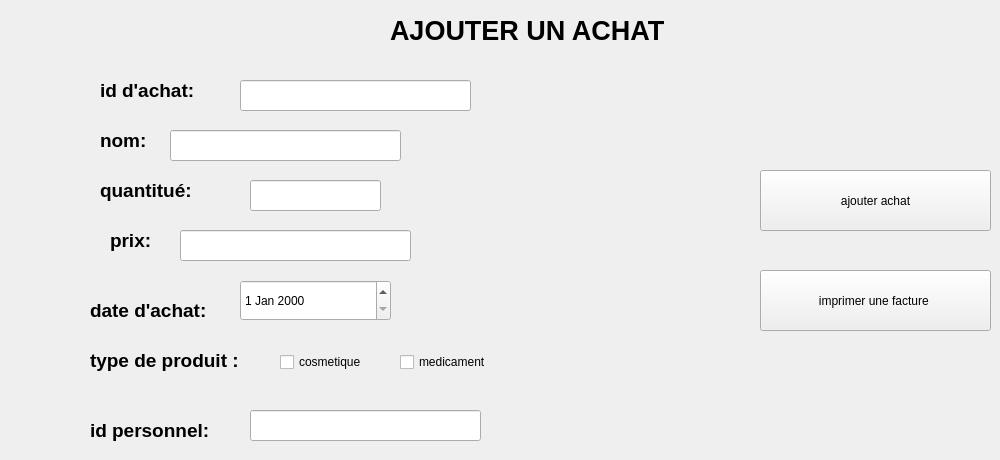
      <widget class="QWidget" name="tab_11">
       <attribute name="title">
        <string>ajouter</string>
       </attribute>
       <widget class="QLabel" name="label_31">
        <property name="geometry">
         <rect>
          <x>100</x>
          <y>170</y>
          <width>251</width>
          <height>41</height>
         </rect>
        </property>
        <property name="font">
         <font>
          <pointsize>14</pointsize>
          <bold>true</bold>
         </font>
        </property>
        <property name="text">
         <string>quantitué:</string>
        </property>
       </widget>
       <widget class="QCheckBox" name="checkBox_4">
        <property name="geometry">
         <rect>
          <x>400</x>
          <y>350</y>
          <width>121</width>
          <height>24</height>
         </rect>
        </property>
        <property name="text">
         <string>medicament</string>
        </property>
       </widget>
       <widget class="QLabel" name="label_50">
        <property name="geometry">
         <rect>
          <x>90</x>
          <y>290</y>
          <width>221</width>
          <height>41</height>
         </rect>
        </property>
        <property name="font">
         <font>
          <pointsize>14</pointsize>
          <bold>true</bold>
         </font>
        </property>
        <property name="text">
         <string>date d'achat:</string>
        </property>
       </widget>
       <widget class="QLabel" name="label_32">
        <property name="geometry">
         <rect>
          <x>90</x>
          <y>410</y>
          <width>221</width>
          <height>41</height>
         </rect>
        </property>
        <property name="font">
         <font>
          <pointsize>14</pointsize>
          <bold>true</bold>
         </font>
        </property>
        <property name="text">
         <string>id personnel:</string>
        </property>
       </widget>
       <widget class="QLabel" name="label_30">
        <property name="geometry">
         <rect>
          <x>110</x>
          <y>220</y>
          <width>251</width>
          <height>41</height>
         </rect>
        </property>
        <property name="font">
         <font>
          <pointsize>14</pointsize>
          <bold>true</bold>
         </font>
        </property>
        <property name="text">
         <string>prix:</string>
        </property>
       </widget>
       <widget class="QPushButton" name="pushButton_3">
        <property name="geometry">
         <rect>
          <x>760</x>
          <y>270</y>
          <width>231</width>
          <height>61</height>
         </rect>
        </property>
        <property name="text">
         <string>imprimer une facture </string>
        </property>
       </widget>
       <widget class="QCheckBox" name="checkBox_3">
        <property name="geometry">
         <rect>
          <x>280</x>
          <y>350</y>
          <width>121</width>
          <height>24</height>
         </rect>
        </property>
        <property name="text">
         <string>cosmetique</string>
        </property>
       </widget>
       <widget class="QLabel" name="label_49">
        <property name="geometry">
         <rect>
          <x>90</x>
          <y>340</y>
          <width>221</width>
          <height>41</height>
         </rect>
        </property>
        <property name="font">
         <font>
          <pointsize>14</pointsize>
          <bold>true</bold>
         </font>
        </property>
        <property name="text">
         <string>type de produit :</string>
        </property>
       </widget>
       <widget class="QLineEdit" name="lineEdit_prix">
        <property name="geometry">
         <rect>
          <x>180</x>
          <y>230</y>
          <width>231</width>
          <height>31</height>
         </rect>
        </property>
       </widget>
       <widget class="QLabel" name="label_29">
        <property name="geometry">
         <rect>
          <x>390</x>
          <y>10</y>
          <width>341</width>
          <height>41</height>
         </rect>
        </property>
        <property name="font">
         <font>
          <pointsize>20</pointsize>
          <bold>true</bold>
         </font>
        </property>
        <property name="text">
         <string>AJOUTER UN ACHAT</string>
        </property>
       </widget>
       <widget class="QDateEdit" name="dateEdit_datea">
        <property name="geometry">
         <rect>
          <x>240</x>
          <y>280</y>
          <width>151</width>
          <height>41</height>
         </rect>
        </property>
       </widget>
       <widget class="QLineEdit" name="lineEdit_idp">
        <property name="geometry">
         <rect>
          <x>250</x>
          <y>410</y>
          <width>231</width>
          <height>31</height>
         </rect>
        </property>
       </widget>
       <widget class="QLabel" name="label_28">
        <property name="geometry">
         <rect>
          <x>100</x>
          <y>70</y>
          <width>301</width>
          <height>41</height>
         </rect>
        </property>
        <property name="font">
         <font>
          <pointsize>14</pointsize>
          <bold>true</bold>
         </font>
        </property>
        <property name="text">
         <string>id d'achat:</string>
        </property>
       </widget>
       <widget class="QPushButton" name="pushButton_ajouter">
        <property name="geometry">
         <rect>
          <x>760</x>
          <y>170</y>
          <width>231</width>
          <height>61</height>
         </rect>
        </property>
        <property name="text">
         <string>ajouter achat</string>
        </property>
       </widget>
       <widget class="QLineEdit" name="lineEdit_ida">
        <property name="geometry">
         <rect>
          <x>240</x>
          <y>80</y>
          <width>231</width>
          <height>31</height>
         </rect>
        </property>
       </widget>
       <widget class="QLabel" name="label_35">
        <property name="geometry">
         <rect>
          <x>100</x>
          <y>120</y>
          <width>251</width>
          <height>41</height>
         </rect>
        </property>
        <property name="font">
         <font>
          <pointsize>14</pointsize>
          <bold>true</bold>
         </font>
        </property>
        <property name="text">
         <string>nom:</string>
        </property>
       </widget>
       <widget class="QLineEdit" name="lineEdit_nom">
        <property name="geometry">
         <rect>
          <x>170</x>
          <y>130</y>
          <width>231</width>
          <height>31</height>
         </rect>
        </property>
       </widget>
       <widget class="QLineEdit" name="lineEdit_q">
        <property name="geometry">
         <rect>
          <x>250</x>
          <y>180</y>
          <width>131</width>
          <height>31</height>
         </rect>
        </property>
       </widget>
      </widget>
